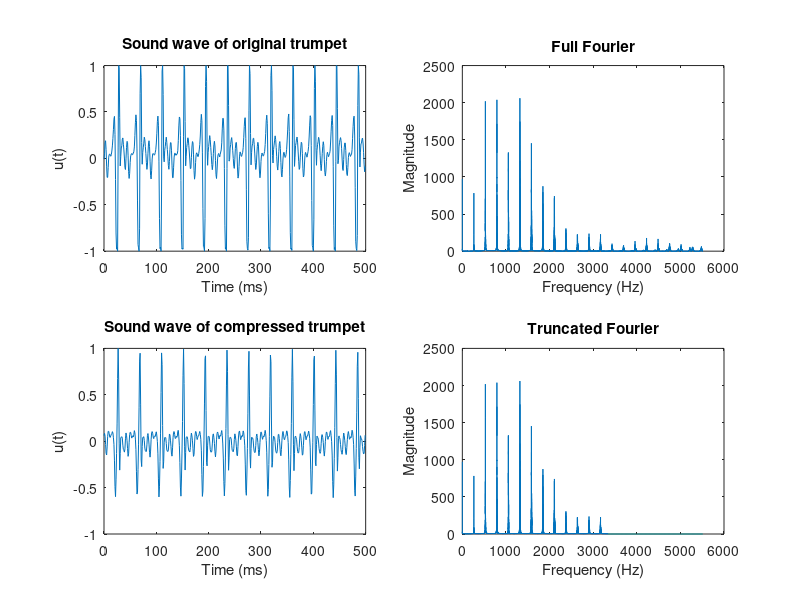

Write MATLAB code to recreate this figure.
%%%%%%%%%%%%%%%%%%%%%%%%%%%%%%%%%%%%%%%%%%%%%%%%%%%%%%%%%%%%
%% Hearing Fourier series approximation
%%%%%%%%%%%%%%%%%%%%%%%%%%%%%%%%%%%%%%%%%%%%%%%%%%%%%%%%%%%%
%
%   1. Plot and listen to audio of trumpet playing a note
%   2. Use FFT to visualize peaks of certain Fourier modes
%   3. Truncate in the frequency space to get a ``compressed'' file
%   4. Use iFFT to plot and listen to compressed trumpet sound 
%
%   Data from:
%   University Of Washington Dept. of Electrical Engineering, 
%   Fourier Series and Gibbs Phenomenon. 
%   OpenStax CNX. Oct 25, 2008 
%   http://cnx.org/contents/8ef92951-be1e-40f4-a50a-a307785a0608@21. 
%
%
%%%%%%%%%%%%%%%%%%%%%%%%%%%%%%%%%%%%%%%%%%%%%%%%%%%%%%%%%%%%

load('trumpet.mat');
    
Y = fft(trumpet);                            % take the FFT of trumpet
Fs = 11025;                                 % sampling rate
Ymag = abs(Y);                              % take the magnitude of Y
f= Fs*(1:length(trumpet))/length(trumpet); %frequency domain
t = 1/Fs*1:length(trumpet);                 %time domain
                  

%%%%%%%%%%%%%%%%%%%%%%%%%%%%%%%%%
%% Original sound
%%%%%%%%%%%%%%%%%%%%%%%%%%%%%%%%%

    sound(trumpet,Fs)

    fig = figure(1);
    set(gcf, 'Position', [200,50, 800, 600])

    subplot(2,2,1)
    plot(t(1:500),trumpet(1:500))
    title('Sound wave of original trumpet')
    xlabel('Time (ms)')
    ylabel('u(t)')
    
    subplot(2,2,2)
    plot(f(1:floor(end/2)), Ymag(1:floor(end/2)));
    title('Full Fourier')
    xlabel('Frequency (Hz)')
    ylabel('Magnitude')
   
    
    
    pause(3.5)


%%%%%%%%%%%%%%%%%%%%%%%%%%%%%%%%
%% Truncated sound
%%%%%%%%%%%%%%%%%%%%%%%%%%%%%%%%

    num = 10000; %Where to cutoff; integer between 1 and 33075

    y = zeros(length(Y),1);
    y(1:num) = Y(1:num);

    trumpet2 = ifft(y);
    trumpet2 = trumpet2/min(max(trumpet2),max(-trumpet2)); %scale to [-1,1]

    sound(real(trumpet2),Fs)
        
    subplot(2,2,3)
    plot(t(1:500),real(trumpet2(1:500)))
    title('Sound wave of compressed trumpet')
    xlabel('Time (ms)')
    ylabel('u(t)')

    subplot(2,2,4)
    plot(f(1:floor(end/2)),abs(y(1:floor(end/2))))
    title('Truncated Fourier')
    xlabel('Frequency (Hz)')
    ylabel('Magnitude')
